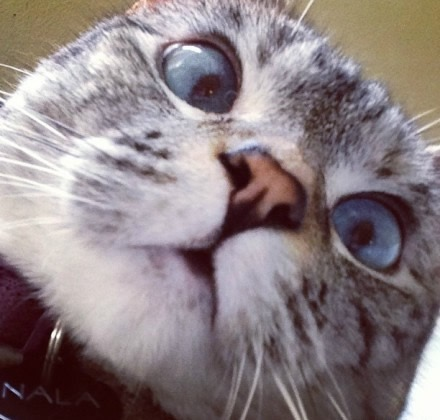
#> input picture python/DjangoWebProject/django_newswebsite/media/profile_images/IMG_3035.JPG, 440 x 420 px
$ python gray_hist.py --path ../../../../../DjangoWebProject/django_newswebsite/media/profile_images/IMG_3035.JPG
#> lines starting #> are read from the running program, lines starting #| are printed output that depends on the picture
import matplotlib as mp
import argparse
import matplotlib.pyplot as plt


def gray_histogram(img):
    mp_img = mp.image.imread(img)
#> mp_img is the input picture: shape (420, 440, 3); mean R, G, B 139.9, 128, 130.4

    axis = plt.gca()
    axis.hist(mp_img.flatten(), 256)

    plt.show()
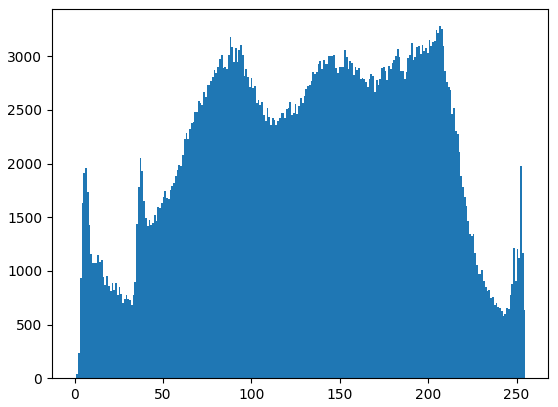
#> figure drawn by matplotlib, 1 panel; tallest bar 3281 high, from x = 206.2 to 207.2


def main():
    arg_parser = argparse.ArgumentParser()
    arg_parser.add_argument('--path',
                            default='',
                            type=str,
                            required=False,
                            help='the path of img')
    args = arg_parser.parse_args()

    if args.path:
        gray_histogram(args.path)


if __name__ == '__main__':
    main()

$ run again, on python/DjangoWebProject/django_newswebsite/media/profile_images/泡泡.jpg
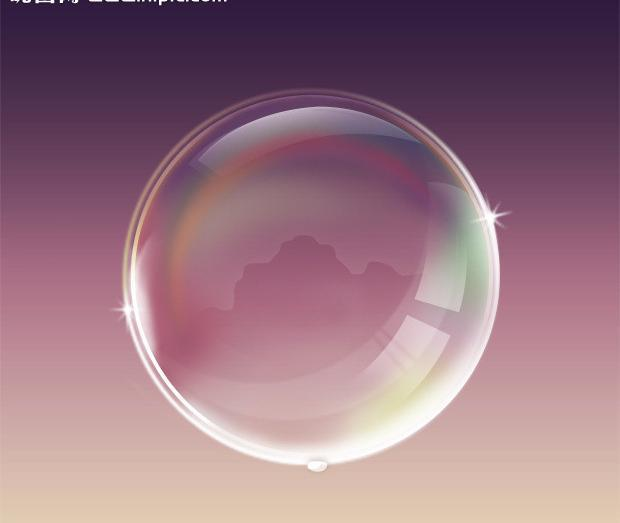
#> input picture python/DjangoWebProject/django_newswebsite/media/profile_images/泡泡.jpg, 620 x 523 px
#> in gray_histogram, mp_img is the input picture: shape (523, 620, 3); mean R, G, B 151.8, 116.1, 129.5
#> in gray_histogram, `plt.show()`:
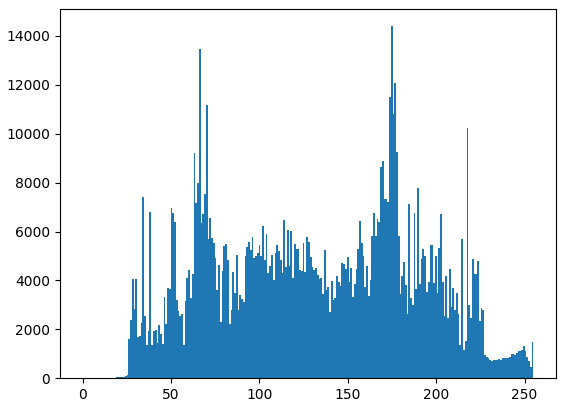
#> figure drawn by matplotlib, 1 panel; tallest bar 14399 high, from x = 174.3 to 175.3
